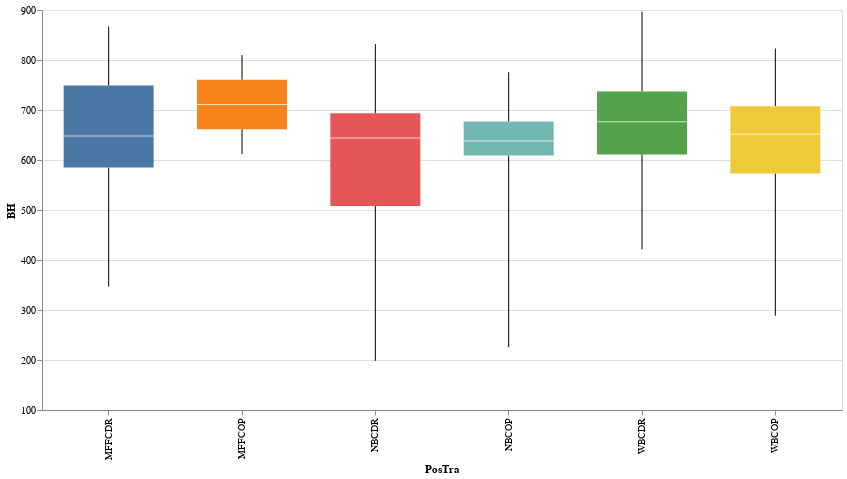

Notebook cell for this chart:
### Code cell
:vega-lite
('PosTra' 'BH')vega.boxplot data.attributes[⊂'names']vega.json_data↓⍉↑data.data

### Figure 1 — Vega-Lite specification as saved in the notebook (floating-point values rounded to 4 significant figures; data arrays with more than 128 entries replaced by an {"elided": "..."} marker saying what was removed)
{"$schema": "https://vega.github.io/schema/vega-lite/v5.json", "data": {"values": {"elided": "446 records"}}, "description": "A vertical box plot showing median, min, and max block hours.", "encoding": {"color": {"field": "PosTra", "legend": null, "type": "nominal"}, "size": {"value": 90}, "x": {"field": "PosTra", "type": "nominal"}, "y": {"field": "BH", "scale": {"zero": false}, "type": "quantitative"}}, "height": 400, "mark": {"extent": "min-max", "type": "boxplot"}, "width": 800}
